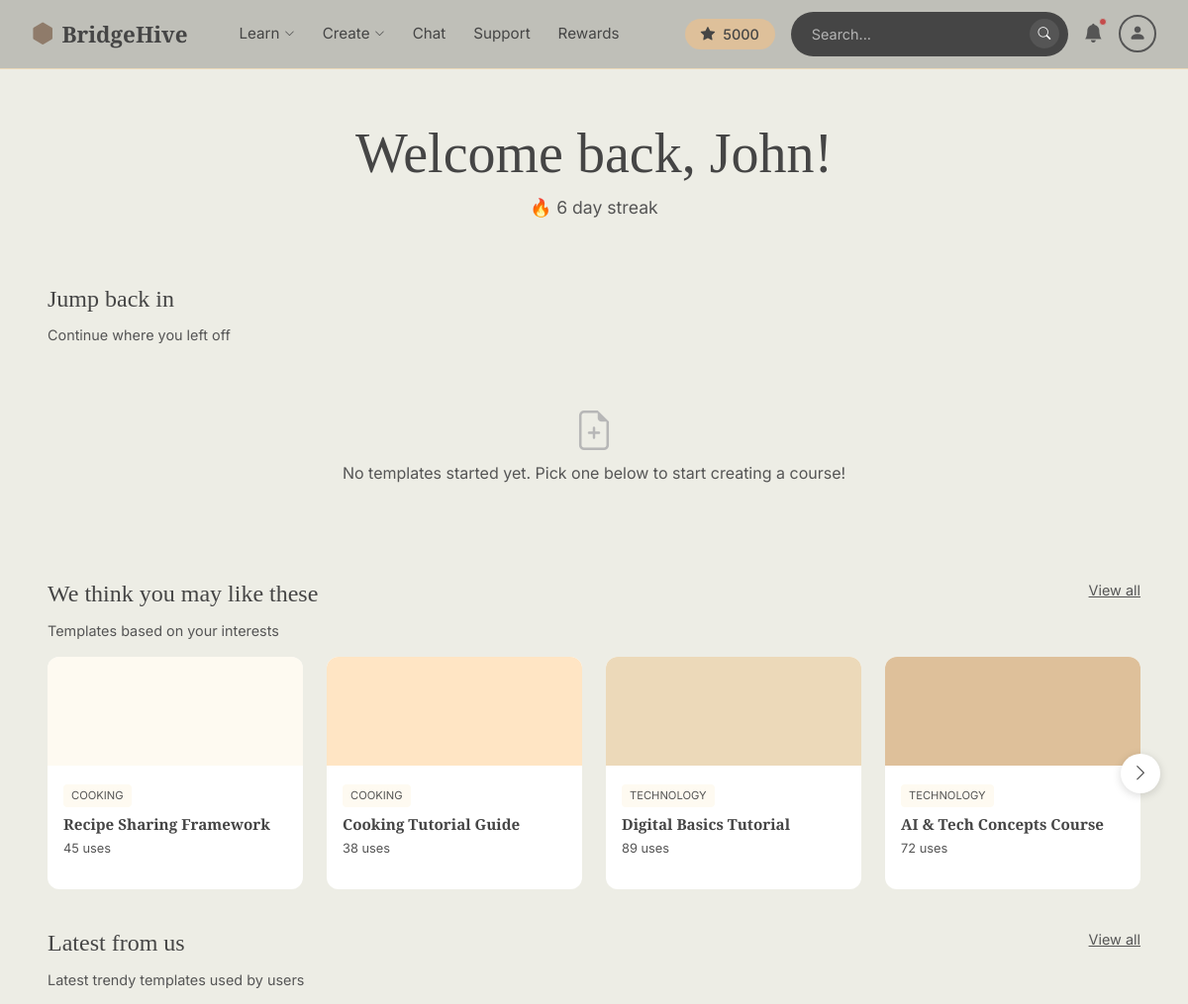
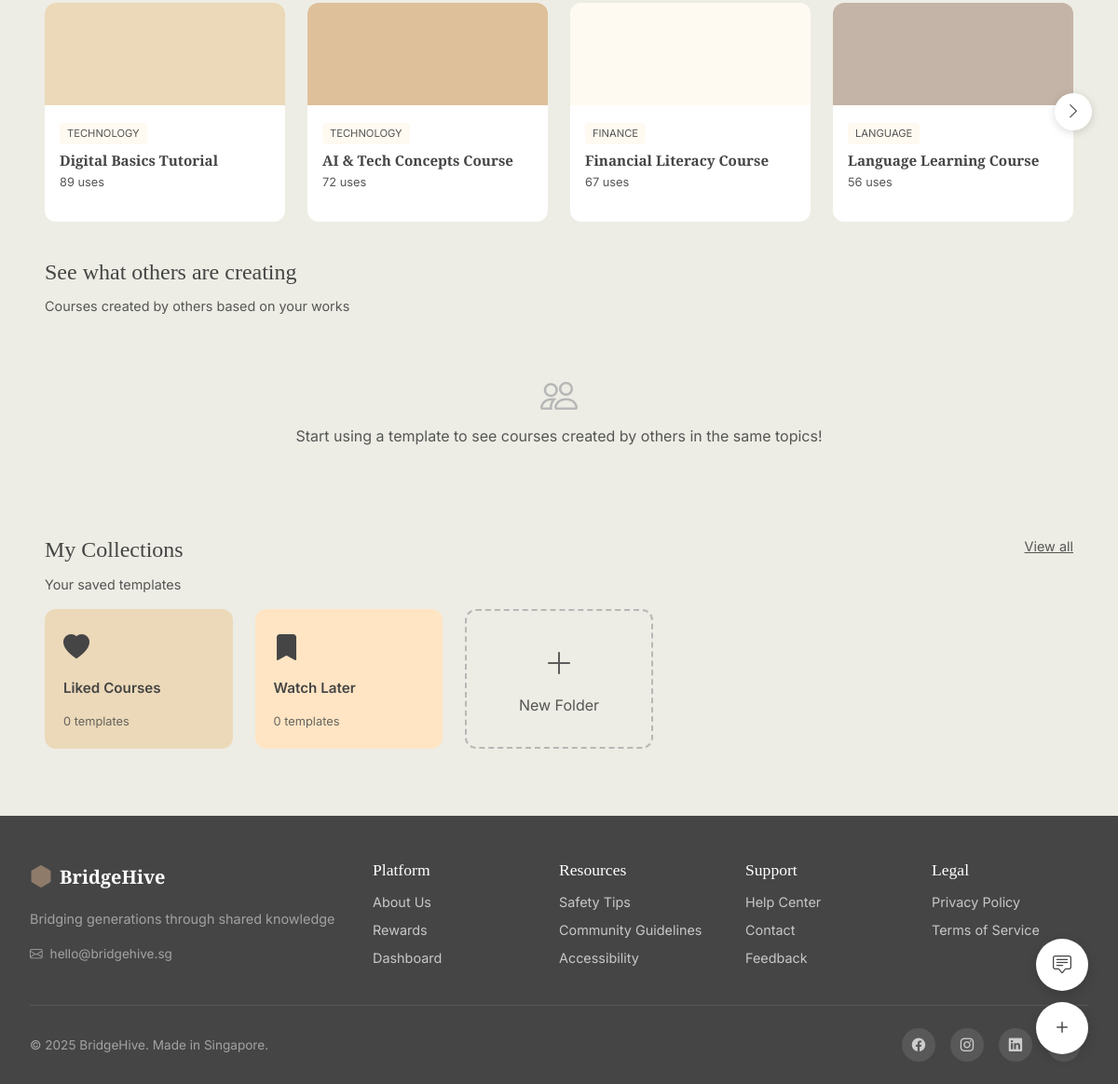
/mentor/home, run on the app's committed database (2 pictures, top to bottom).
### app.py (models this page shows)
class User(db.Model):
    __tablename__ = 'users'
    id = db.Column(db.Integer, primary_key=True)
    username = db.Column(db.String(100), nullable=False)
    email = db.Column(db.String(100), unique=True, nullable=False)  # Must be unique
    password = db.Column(db.String(100), nullable=False)
    user_type = db.Column(db.String(10), nullable=False)  # 'youth' or 'elder'
    date_joined = db.Column(db.DateTime, default=datetime.utcnow)
    streak_days = db.Column(db.Integer, default=0)  # For gamification on homepage
    hive_points = db.Column(db.Integer, default=5000)  # Points for navbar display and rewards shop
    is_new_user = db.Column(db.Boolean, default=True)  # Shows different welcome message
    profile_pic = db.Column(db.String(200), default='DefaultPFP.png')  # Profile picture filename
    role = db.Column(db.String(50))        # learner, mentor, or both
    age_group = db.Column(db.String(20))   # Age range selected
    tech_comfort = db.Column(db.String(20))  # How comfortable with tech
    learning_interests = db.Column(db.Text)   # Comma-separated interests
    teaching_interests = db.Column(db.Text)   # What they can teach
    settings = db.relationship('UserSettings', backref='user', uselist=False, cascade='all,delete-orphan')
    inventory = db.relationship('UserItem', backref='user', cascade='all,delete-orphan')

class Template(db.Model):
    __tablename__ = 'templates'
    id = db.Column(db.Integer, primary_key=True)
    title = db.Column(db.String(200), nullable=False)
    description = db.Column(db.Text)
    category = db.Column(db.String(50))  # Same categories as courses
    color = db.Column(db.String(7), default='#FEFAF1')
    usage_count = db.Column(db.Integer, default=0)  # Track popularity
    date_created = db.Column(db.DateTime, default=datetime.utcnow)

class Folder(db.Model):
    __tablename__ = 'folders'
    id = db.Column(db.Integer, primary_key=True)
    user_id = db.Column(db.Integer, db.ForeignKey('users.id'), nullable=False)  # Who owns it
    folder_name = db.Column(db.String(100), nullable=False)
    description = db.Column(db.Text)
    folder_type = db.Column(db.String(20), default='custom')  # 'preset' for default folders
    icon = db.Column(db.String(50), default='folder')  # Bootstrap icon name
    color = db.Column(db.String(7), default='#ECD9B9')  # Hex color for card
    is_deletable = db.Column(db.Boolean, default=True)  # Preset folders can't be deleted
    date_created = db.Column(db.DateTime, default=datetime.utcnow)
    date_modified = db.Column(db.DateTime, default=datetime.utcnow, onupdate=datetime.utcnow)

### app.py (the view, shortened to what this page needs)
@app.route('/mentor/home')
def mentor_homepage():
    user_id = session.get('user_id', 1)
    user = User.query.get(user_id)
    if not user:
        user = User.query.first()
    folders = Folder.query.filter_by(user_id=user.id if user else 1).all()
    folder_template_counts = {}
    for folder in folders:
        count = FolderTemplate.query.filter_by(folder_id=folder.id).count()
        folder_template_counts[folder.id] = count
    templates_in_progress = []
    in_progress_ids = []
    in_progress_categories = []  # Track categories for "See what others are creating"
    if user:
        progress_records = TemplateProgress.query.filter_by(user_id=user.id).order_by(TemplateProgress.last_accessed.desc()).all()
    recommended_templates = []
    if not recommended_templates:
        recommended_templates = Template.query.filter(~Template.id.in_(in_progress_ids)).all() if in_progress_ids else Template.query.all()
    if in_progress_ids:
        all_templates = Template.query.filter(~Template.id.in_(in_progress_ids)).order_by(Template.usage_count.desc()).all()
    else:
        all_templates = Template.query.order_by(Template.usage_count.desc()).all()
    related_courses = []
    if in_progress_categories:
        for category in in_progress_categories:
            matching_courses = Course.query.filter(Course.category.ilike(f'%{category}%')).all()
            for course in matching_courses:
                if course not in related_courses:
                    related_courses.append(course)
    return render_template('mentor_homepage.html',
                         user=user,
                         folders=folders,
                         folder_template_counts=folder_template_counts,
                         templates_in_progress=templates_in_progress,
                         recommended_templates=recommended_templates,
                         all_templates=all_templates,
                         related_courses=related_courses)

### templates/mentor_homepage.html (shortened to what this page needs)
{% extends "base.html" %}
{% block navbar %}
{% include 'includes/navbar_new.html' %}
{% endblock %}
{% block content %}
<div class="main-content">
    <div class="welcome-section">
        {% if user and user.is_new_user %}
            <h1 class="welcome-title">Welcome, {{ user.username }}!</h1>
            <p class="welcome-streak">Start your teaching journey today! 🌟</p>
        {% else %}
            <h1 class="welcome-title">Welcome back, {{ user.username if user else 'Creator' }}!</h1>
            <p class="welcome-streak">🔥 {{ user.streak_days if user else 0 }} day streak</p>
        {% endif %}
    </div>
    <div class="template-section">
        <div class="section-header">
            <h2 class="section-title">Jump back in</h2>
        </div>
        <p class="section-subtitle">Continue where you left off</p>
        {% if templates_in_progress %}
        <div class="template-carousel-container" id="jumpBackInCarousel">
            <div class="template-carousel-wrapper">
                <div class="template-carousel">
                    {% for item in templates_in_progress %}
                    <div class="template-card" data-page="{{ (loop.index0 // 4) + 1 }}" {% if loop.index0 >= 4 %}style="display: none;"{% endif %} onclick="openTemplatePopup({{ item.template.id }}, '{{ item.template.title }}', '{{ item.template.category }}', '{{ item.template.color }}', '{{ item.template.description | default('A template to help you create engaging courses.') | e }}')">
                        <div class="template-img" style="background-color: {{ item.template.color }};"></div>
                        <div class="template-body">
                            <span class="template-category">{{ item.template.category }}</span>
                            <h3 class="template-title">{{ item.template.title }}</h3>
                            <div class="progress-bar-bg">
                                <div class="progress-fill" style="width: {{ item.progress }}%;"></div>
                            </div>
                            <p class="template-meta">{{ item.progress }}% complete</p>
                        </div>
                    </div>
                    {% endfor %}
                </div>
            </div>
            {% if templates_in_progress|length > 4 %}
            <button class="carousel-nav prev hidden" onclick="navigateCarousel('jumpBackInCarousel', -1)">
                <i class="bi bi-chevron-left"></i>
            </button>
            <button class="carousel-nav next" onclick="navigateCarousel('jumpBackInCarousel', 1)">
                <i class="bi bi-chevron-right"></i>
            </button>
            {% endif %}
        </div>
        {% else %}
        <div class="empty-state">
            <i class="bi bi-file-earmark-plus"></i>
            <p>No templates started yet. Pick one below to start creating a course!</p>
        </div>
        {% endif %}
    </div>
    <div class="template-section">
        <div class="section-header">
            <h2 class="section-title">We think you may like these</h2>
            <a href="{{ url_for('recommended_templates_page') }}" class="view-all">View all</a>
        </div>
        <p class="section-subtitle">Templates based on your interests</p>
        <div class="template-carousel-container" id="recommendedCarousel">
            <div class="template-carousel-wrapper">
                <div class="template-carousel">
                    {% for template in recommended_templates %}
                    <div class="template-card" data-page="{{ (loop.index0 // 4) + 1 }}" {% if loop.index0 >= 4 %}style="display: none;"{% endif %} onclick="openTemplatePopup({{ template.id }}, '{{ template.title }}', '{{ template.category }}', '{{ template.color }}', '{{ template.description | default('A template to help you create engaging courses.') | e }}')">
                        <div class="template-img" style="background-color: {{ template.color }};"></div>
                        <div class="template-body">
                            <span class="template-category">{{ template.category }}</span>
                            <h3 class="template-title">{{ template.title }}</h3>
                            <p class="template-usage">{{ template.usage_count }} uses</p>
                        </div>
                    </div>
                    {% endfor %}
                </div>
            </div>
            {% if recommended_templates|length > 4 %}
            <button class="carousel-nav next" onclick="navigateCarousel('recommendedCarousel', 1)">
                <i class="bi bi-chevron-right"></i>
            </button>
            {% endif %}
        </div>
    </div>
    <div class="template-section">
        <div class="section-header">
            <h2 class="section-title">Latest from us</h2>
            <a href="{{ url_for('all_templates_page') }}" class="view-all">View all</a>
        </div>
        <p class="section-subtitle">Latest trendy templates used by users</p>
        <div class="template-carousel-container" id="latestCarousel">
            <div class="template-carousel-wrapper">
                <div class="template-carousel">
                    {% for template in all_templates %}
                    <div class="template-card" data-page="{{ (loop.index0 // 4) + 1 }}" {% if loop.index0 >= 4 %}style="display: none;"{% endif %} onclick="openTemplatePopup({{ template.id }}, '{{ template.title }}', '{{ template.category }}', '{{ template.color }}', '{{ template.description | default('A template to help you create engaging courses.') | e }}')">
                        <div class="template-img" style="background-color: {{ template.color }};"></div>
                        <div class="template-body">
                            <span class="template-category">{{ template.category }}</span>
                            <h3 class="template-title">{{ template.title }}</h3>
                            <p class="template-usage">{{ template.usage_count }} uses</p>
                        </div>
                    </div>
                    {% endfor %}
                </div>
            </div>
            {% if all_templates|length > 4 %}
            <button class="carousel-nav next" onclick="navigateCarousel('latestCarousel', 1)">
                <i class="bi bi-chevron-right"></i>
            </button>
            {% endif %}
        </div>
    </div>
    <div class="template-section">
        <div class="section-header">
            <h2 class="section-title">See what others are creating</h2>
        </div>
        <p class="section-subtitle">Courses created by others based on your works</p>
        {% if related_courses %}
        <div class="template-carousel-container" id="othersCarousel">
            <div class="template-carousel-wrapper">
                <div class="template-carousel">
                    {% for course in related_courses %}
                    <div class="course-card" data-page="{{ (loop.index0 // 4) + 1 }}" {% if loop.index0 >= 4 %}style="display: none;"{% endif %}>
                        <div class="course-img" style="{% if course.image_url %}background-image: url('{{ course.image_url }}');{% endif %} background-color: {{ course.color }};"></div>
                        <div class="course-body">
                            <span class="course-category">{{ course.category }}</span>
                            <h3 class="course-title">{{ course.title }}</h3>
                            <p class="course-instructor">{{ course.instructor_name }}</p>
                        </div>
                    </div>
                    {% endfor %}
                </div>
            </div>
            {% if related_courses|length > 4 %}
            <button class="carousel-nav prev hidden" onclick="navigateCarousel('othersCarousel', -1)">
                <i class="bi bi-chevron-left"></i>
            </button>
            <button class="carousel-nav next" onclick="navigateCarousel('othersCarousel', 1)">
                <i class="bi bi-chevron-right"></i>
            </button>
            {% endif %}
        </div>
        {% else %}
        <div class="empty-state">
            <i class="bi bi-people"></i>
            <p>Start using a template to see courses created by others in the same topics!</p>
        </div>
        {% endif %}
    </div>
    <div class="template-section">
        <div class="section-header">
            <h2 class="section-title">My Collections</h2>
            <a href="{{ url_for('mentor_folder_list') }}" class="view-all">View all</a>
        </div>
        <p class="section-subtitle">Your saved templates</p>
        <div class="folder-grid">
            {% for folder in folders %}
            <a href="{{ url_for('mentor_folder_view', folder_id=folder.id) }}" class="folder-card" style="background-color: {{ folder.color }}; color: {% if folder.color in ['#8F7B6A', '#BEBAAF', '#C4B4A7'] %}white{% else %}var(--black){% endif %};">
                <i class="bi bi-{{ folder.icon }}-fill folder-icon"></i>
                <span class="folder-name">{{ folder.folder_name }}</span>
                <span class="folder-count">{{ folder_template_counts.get(folder.id, 0) }} templates</span>
            </a>
            {% endfor %}
            <a href="{{ url_for('folder_create') }}" class="folder-card add-folder-card">
                <i class="bi bi-plus-lg"></i>
                <span>New Folder</span>
            </a>
        </div>
    </div>
</div>
<div class="fab-container">
    <a href="{{ url_for('mentor_chatbot') }}" class="fab fab-chat">
        <i class="bi bi-chat-square-text"></i>
    </a>
    <div style="position: relative;">
        <button class="fab fab-add" id="fabAdd" onclick="toggleFabMenu()">
            <i class="bi bi-plus"></i>
        </button>
    </div>
</div>
{% endblock %}

### templates/includes/navbar_new.html (shortened to what this page needs)
<nav class="navbar-new">
    <a href="{{ url_for('both_homepage') }}" class="navbar-new-brand">
        <i class="bi bi-hexagon-fill" style="color: var(--brown);"></i>
        <span>BridgeHive</span>
    </a>
    <div class="navbar-new-links">
        <div class="navbar-new-dropdown">
            <span class="navbar-new-link">{{ t('nav.learn') }} <i class="bi bi-chevron-down" style="font-size: 0.65rem;"></i></span>
        </div>
        <div class="navbar-new-dropdown">
            <span class="navbar-new-link">{{ t('nav.create') }} <i class="bi bi-chevron-down" style="font-size: 0.65rem;"></i></span>
        </div>
        <a href="/socialhub/" class="navbar-new-link">{{ t('nav.chat') }}</a>
        <a href="{{ url_for('support') }}" class="navbar-new-link">{{ t('nav.support') }}</a>
        <a href="{{ url_for('rewards') }}" class="navbar-new-link">{{ t('nav.rewards') }}</a>
    </div>
    <div class="navbar-new-right">
        <div class="navbar-new-points">
            <i class="bi bi-star-fill"></i> {{ (user.hive_points if user else navbar_user.hive_points if navbar_user else 0)|default(0) }}
        </div>
        <div class="navbar-new-searchbar">
            <input type="text" placeholder="{{ t('common.search') }}..." readonly>
            <button type="button"><i class="bi bi-search"></i></button>
        </div>
        <a href="{{ url_for('notifications') }}" class="navbar-new-bell" style="text-decoration:none;">
            <i class="bi bi-bell-fill"></i>
            <span class="navbar-new-bell-dot"></span>
        </a>
        <div class="navbar-new-profile-wrap">
            <div class="navbar-new-profile-circle">
                <i class="bi bi-person-fill"></i>
            </div>
        </div>
    </div>
</nav>

### data on the page
User: hive_points "5000", username "John", streak_days "6"
Template: category "COOKING", title "Recipe Sharing Framework", usage_count "45"
Template: category "COOKING", title "Cooking Tutorial Guide", usage_count "38"
Template: category "TECHNOLOGY", title "Digital Basics Tutorial", usage_count "89"
Template: category "TECHNOLOGY", title "AI & Tech Concepts Course", usage_count "72"
Template: category "FINANCE", title "Financial Literacy Course", usage_count "67"
Template: category "LANGUAGE", title "Language Learning Course", usage_count "56"
Folder: folder_name "Liked Courses", get "0"
Folder: folder_name "Watch Later", get "0"

### other printed values
{{ t('nav.learn') }} "Learn"
{{ t('nav.create') }} "Create"
{{ t('nav.chat') }} "Chat"
{{ t('nav.support') }} "Support"
{{ t('nav.rewards') }} "Rewards"
{{ t('footer.tagline') }} "Bridging generations through shared knowledge"
{{ t('footer.platform') }} "Platform"
{{ t('footer.about') }} "About Us"
{{ t('footer.dashboard') }} "Dashboard"
{{ t('footer.resources') }} "Resources"
{{ t('footer.safety') }} "Safety Tips"
{{ t('footer.community') }} "Community Guidelines"
{{ t('footer.accessibility') }} "Accessibility"
{{ t('footer.help_center') }} "Help Center"
{{ t('footer.contact') }} "Contact"
